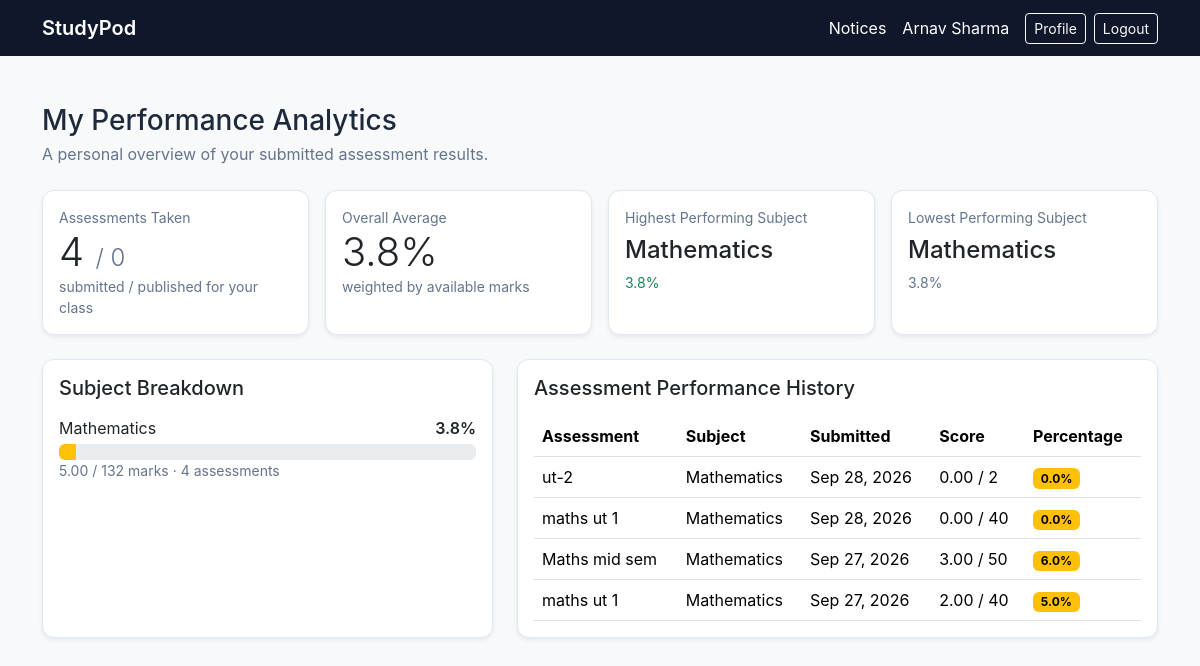
Before: /academics/student/analytics/ (signed in) with the older database file.
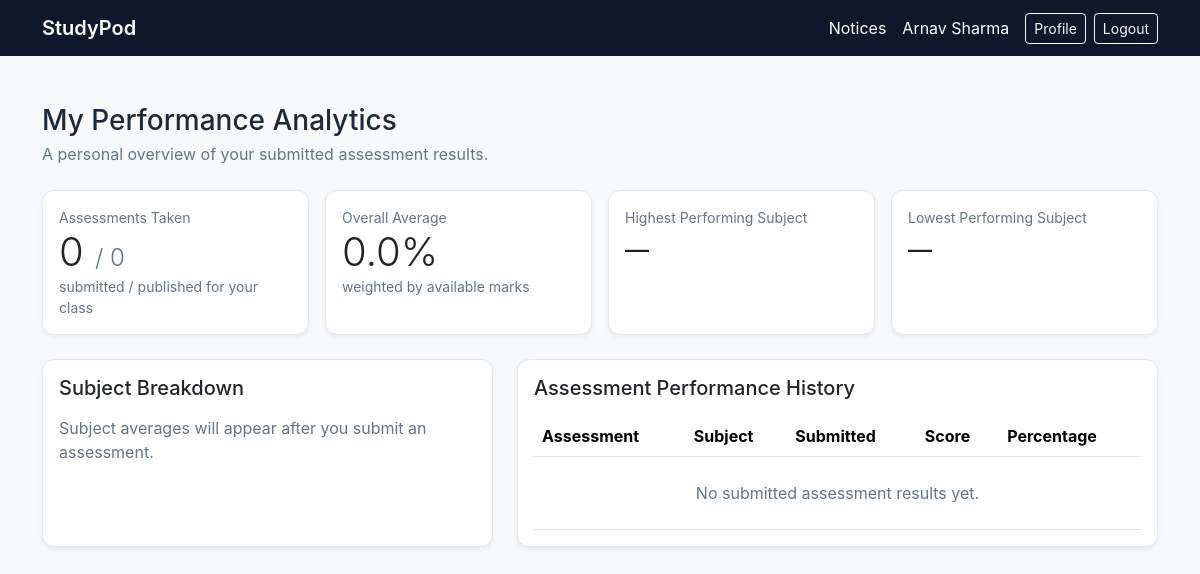
After: the same page with the newer database file.
### accounts/models.py (models this page shows, shortened)
class User(AbstractUser):
    class Role(models.TextChoices):
        TEACHER = "TEACHER", "Teacher"
        STUDENT = "STUDENT", "Student"
        PARENT = "PARENT", "Parent"
    role = models.CharField(
        max_length=10,
        choices=Role.choices,
        default=Role.STUDENT,
    )

### academics/models.py (models this page shows, shortened)
class Subject(models.Model):
    name = models.CharField(max_length=100)
    code = models.CharField(max_length=20, unique=True)

class Assessment(models.Model):
    class AssessmentType(models.TextChoices):
        TEST = "TEST", "Test"
        ASSIGNMENT = "ASSIGNMENT", "Assignment"
    class TimingMode(models.TextChoices):
        NONE = "NONE", "No Time Limit"
        ENTIRE_TEST = "ENTIRE_TEST", "Entire Test"
        PER_QUESTION = "PER_QUESTION", "Per Question"
    title = models.CharField(max_length=200)
    description = models.TextField(blank=True)
    teacher = models.ForeignKey(
        "accounts.TeacherProfile",
        on_delete=models.CASCADE,
        related_name="assessments"
    )
    student_class = models.ForeignKey(
        Class,
        on_delete=models.CASCADE,
        related_name="assessments"
    )
    subject = models.ForeignKey(
        Subject,
        on_delete=models.CASCADE,
        related_name="assessments"
    )
    assessment_type = models.CharField(
        max_length=20,
        choices=AssessmentType.choices
    )
    total_marks = models.PositiveIntegerField()
    is_published = models.BooleanField(default=False)
    max_attempts = models.PositiveIntegerField(default=1)
    shuffle_questions = models.BooleanField(default=False)
    show_results_immediately = models.BooleanField(default=True)
    results_released = models.BooleanField(default=False)
    passmark_percentage = models.FloatField(default=40.0)
    access_code = models.CharField(max_length=20, blank=True, null=True)
    instructions = models.TextField(blank=True)
    timing_mode = models.CharField(
        max_length=20,
        choices=TimingMode.choices,
        default=TimingMode.NONE
    )
    duration_hours = models.PositiveIntegerField(
        default=0
    )
    duration_minutes = models.PositiveIntegerField(
        default=0
    )
    available_from = models.DateTimeField(
        null=True,
        blank=True
    )
    due_date = models.DateTimeField(
        null=True,
        blank=True
    )
    created_at = models.DateTimeField(
        auto_now_add=True
    )

### exam_engine/models.py (models this page shows, shortened)
class AssessmentAttempt(models.Model):
    class Status(models.TextChoices):
        IN_PROGRESS = "IN_PROGRESS", "In Progress"
        SUBMITTED = "SUBMITTED", "Submitted"
        TIME_EXPIRED = "TIME_EXPIRED", "Time Expired"
        LOCKED = "LOCKED", "Locked"
        NEEDS_EVALUATION = "NEEDS_EVALUATION", "Needs Evaluation"
        EVALUATED = "EVALUATED", "Evaluated"
    assessment = models.ForeignKey(
        "academics.Assessment",
        on_delete=models.CASCADE,
        related_name="attempts"
    )
    student = models.ForeignKey(
        "accounts.StudentProfile",
        on_delete=models.CASCADE,
        related_name="assessment_attempts"
    )
    started_at = models.DateTimeField()
    expires_at = models.DateTimeField(
        null=True,
        blank=True
    )
    submitted_at = models.DateTimeField(
        null=True,
        blank=True
    )
    status = models.CharField(
        max_length=20,
        choices=Status.choices,
        default=Status.IN_PROGRESS
    )
    class Meta:
        ordering = ["-started_at", "-pk"]
        constraints = [
            models.UniqueConstraint(
                fields=["assessment", "student"],
                condition=Q(status="IN_PROGRESS"),
                name="unique_active_student_assessment_attempt",
            )
        ]

### academics/views.py (the view)
# urls.py: path("student/analytics/", views.student_analytics, name="student_analytics"),
@login_required
def student_analytics(request):
    is_parent = request.user.role == "PARENT"
    children = None
    selected_child = None
    if is_parent:
        children = request.user.parent_profile.students.select_related("student_class").order_by(
            "user__last_name", "user__first_name", "pk"
        )
        child_id = request.GET.get("student_id")
        selected_child = children.filter(pk=child_id).first() if child_id else children.first()
        if child_id and selected_child is None:
            return HttpResponseForbidden("You can only view a linked student's progress.")
        if selected_child is None:
            return HttpResponseForbidden("No student is linked to this parent account.")
        student = selected_child
    elif request.user.role == "STUDENT":
        student = request.user.student_profile
    else:
        return HttpResponseForbidden("Student analytics are available only to the signed-in student.")
    submitted_attempts = AssessmentAttempt.objects.filter(
        student=student,
        submitted_at__isnull=False,
    ).select_related("assessment__subject", "assessment__student_class")
    taken_stats = submitted_attempts.aggregate(
        taken=Count("pk"),
        total_available=Sum("assessment__total_marks"),
    )
    obtained = StudentAnswer.objects.filter(
        attempt__in=submitted_attempts,
    ).aggregate(total=Sum("awarded_marks"))["total"] or Decimal("0")
    total_available = taken_stats["total_available"] or 0
    average_percentage = (
        (Decimal(obtained) / Decimal(total_available) * Decimal("100"))
        if total_available else Decimal("0")
    )
    if student.student_class_id:
        assigned_stats = Assessment.objects.filter(
            student_class_id=student.student_class_id,
            is_published=True,
        ).aggregate(count=Count("pk"))
        subject_ids = submitted_attempts.values_list(
            "assessment__subject_id", flat=True
        ).distinct()
    else:
        assigned_stats = {"count": 0}
        subject_ids = Subject.objects.none().values_list("pk", flat=True)
    subject_breakdown = []
    for subject in Subject.objects.filter(pk__in=subject_ids).order_by("name"):
        subject_attempts = submitted_attempts.filter(assessment__subject=subject)
        stats = subject_attempts.aggregate(
            taken=Count("pk"),
            available=Sum("assessment__total_marks"),
        )
        marks = StudentAnswer.objects.filter(
            attempt__in=subject_attempts,
        ).aggregate(total=Sum("awarded_marks"))["total"] or Decimal("0")
        available = stats["available"] or 0
        percentage = Decimal(marks) / Decimal(available) * Decimal("100") if available else Decimal("0")
        subject_breakdown.append({
            "subject": subject,
            "assessments_taken": stats["taken"],
            "obtained_marks": marks,
            "total_marks": available,
            "percentage": percentage,
        })
    highest_subject = max(subject_breakdown, key=lambda row: row["percentage"], default=None)
    lowest_subject = min(subject_breakdown, key=lambda row: row["percentage"], default=None)
    history = []
    for attempt in submitted_attempts.annotate(
        analytics_score=Coalesce(
            Sum("answers__awarded_marks"),
            Value(Decimal("0.00")),
            output_field=DecimalField(max_digits=9, decimal_places=2),
        )
    ).order_by("-submitted_at", "-pk"):
        total = attempt.assessment.total_marks
        history.append({
            "attempt": attempt,
            "score": attempt.analytics_score,
            "total_marks": total,
            "percentage": (Decimal(attempt.analytics_score) / Decimal(total) * 100) if total else Decimal("0"),
        })
    return render(request, "academics/student_analytics.html", {
        "taken_count": taken_stats["taken"],
        "assigned_count": assigned_stats["count"],
        "average_percentage": average_percentage,
        "subject_breakdown": subject_breakdown,
        "highest_subject": highest_subject,
        "lowest_subject": lowest_subject,
        "history": history,
        "children": children,
        "selected_child": selected_child,
        "is_parent_view": is_parent,
    })

### academics/templates/academics/student_analytics.html (shortened to what this page needs)
{% extends "accounts/base.html" %}
{% block content %}
<div class="mb-4">
    <h1 class="h3 mb-1">{% if is_parent_view %}Student Progress{% else %}My Performance Analytics{% endif %}</h1>
    <p class="text-muted mb-0">{% if is_parent_view %}Assessment results for {{ selected_child.user.get_full_name|default:selected_child.user.username }}.{% else %}A personal overview of your submitted assessment results.{% endif %}</p>
</div>
<div class="row g-3 mb-4">
    <div class="col-md-6 col-xl-3"><div class="card h-100 shadow-sm"><div class="card-body"><div class="text-muted small">Assessments Taken</div><div class="display-6">{{ taken_count }} <span class="fs-4 text-muted">/ {{ assigned_count }}</span></div><div class="small text-muted">submitted / published for your class</div></div></div></div>
    <div class="col-md-6 col-xl-3"><div class="card h-100 shadow-sm"><div class="card-body"><div class="text-muted small">Overall Average</div><div class="display-6">{{ average_percentage|floatformat:1 }}%</div><div class="small text-muted">weighted by available marks</div></div></div></div>
    <div class="col-md-6 col-xl-3"><div class="card h-100 shadow-sm"><div class="card-body"><div class="text-muted small">Highest Performing Subject</div><div class="h4 mt-2">{% if highest_subject %}{{ highest_subject.subject.name }}{% else %}—{% endif %}</div>{% if highest_subject %}<div class="small text-success">{{ highest_subject.percentage|floatformat:1 }}%</div>{% endif %}</div></div></div>
    <div class="col-md-6 col-xl-3"><div class="card h-100 shadow-sm"><div class="card-body"><div class="text-muted small">Lowest Performing Subject</div><div class="h4 mt-2">{% if lowest_subject %}{{ lowest_subject.subject.name }}{% else %}—{% endif %}</div>{% if lowest_subject %}<div class="small text-muted">{{ lowest_subject.percentage|floatformat:1 }}%</div>{% endif %}</div></div></div>
</div>
<div class="row g-4">
    <section class="col-lg-5">
        <div class="card shadow-sm h-100">
            <div class="card-body">
                <h2 class="h5 mb-3">Subject Breakdown</h2>
                {% for row in subject_breakdown %}
                <div class="mb-3">
                    <div class="d-flex justify-content-between mb-1"><span>{{ row.subject.name }}</span><span class="fw-semibold">{{ row.percentage|floatformat:1 }}%</span></div>
                    <div class="progress" role="progressbar" aria-label="{{ row.subject.name }} average" aria-valuenow="{{ row.percentage|floatformat:0 }}" aria-valuemin="0" aria-valuemax="100">
                        <div class="progress-bar {% if row.percentage < 50 %}bg-warning{% endif %}" style="width: {{ row.percentage|floatformat:0 }}%"></div>
                    </div>
                    <div class="small text-muted">{{ row.obtained_marks|floatformat:2 }} / {{ row.total_marks }} marks · {{ row.assessments_taken }} assessment{{ row.assessments_taken|pluralize }}</div>
                </div>
                {% empty %}<p class="text-muted mb-0">Subject averages will appear after you submit an assessment.</p>{% endfor %}
            </div>
        </div>
    </section>
    <section class="col-lg-7">
        <div class="card shadow-sm">
            <div class="card-body">
                <h2 class="h5 mb-3">Assessment Performance History</h2>
                <div class="table-responsive">
                    <table class="table table-hover align-middle mb-0">
                        <thead><tr><th>Assessment</th><th>Subject</th><th>Submitted</th><th>Score</th><th>Percentage</th></tr></thead>
                        <tbody>
                            {% for row in history %}
                            <tr>
                                <td>{{ row.attempt.assessment.title }}</td>
                                <td>{{ row.attempt.assessment.subject.name }}</td>
                                <td>{{ row.attempt.submitted_at|date:"M j, Y" }}</td>
                                <td>{{ row.score|floatformat:2 }} / {{ row.total_marks }}</td>
                                <td><span class="badge {% if row.percentage < 50 %}text-bg-warning{% else %}text-bg-success{% endif %}">{{ row.percentage|floatformat:1 }}%</span></td>
                            </tr>
                            {% empty %}<tr><td colspan="5" class="text-center text-muted py-4">No submitted assessment results yet.</td></tr>{% endfor %}
                        </tbody>
                    </table>
                </div>
            </div>
        </div>
    </section>
</div>
{% endblock %}

### accounts/templates/accounts/base.html (shortened to what this page needs)
<!DOCTYPE html>
<html lang="en">
<head>
    <link href="https://cdn.jsdelivr.net/npm/bootstrap@5.3.3/dist/css/bootstrap.min.css" rel="stylesheet">
</head>
<body class="bg-light">
    <nav class="navbar navbar-dark bg-dark">
        <div class="container d-flex justify-content-between">
            {% if user.is_authenticated %}
                <a href="{% url 'dashboard' %}" class="navbar-brand fw-semibold">StudyPod</a>
                <div class="d-flex flex-wrap align-items-center gap-2">
                    <a href="{% url 'notices' %}" class="text-white text-decoration-none me-2">Notices</a>
                    <span class="text-white me-2">{{ user.get_full_name|default:user.username }}</span>
                    <a href="{% url 'profile' %}" class="btn btn-outline-light btn-sm">Profile</a>
                    <a href="{% url 'logout' %}" class="btn btn-outline-light btn-sm">Logout</a>
                </div>
            {% endif %}
        </div>
    </nav>
    <main class="container py-5">
        {% block content %}{% endblock %}
    </main>
</body>
</html>

### accounts/templates/accounts/base.html (style rules this page uses)
:root { --sp-primary: #2563eb; --sp-navy: #0f172a; --sp-background: #f8fafc; --sp-text: #1e293b; --sp-muted: #64748b; --sp-border: #e2e8f0; }
body { background: var(--sp-background); color: var(--sp-text); font-family: -apple-system, BlinkMacSystemFont, "Segoe UI", sans-serif; }
.navbar.bg-dark { background-color: var(--sp-navy) !important; }
h1, h2, h3, h4, h5, h6 { color: var(--sp-navy); font-weight: 600; }
.card { background-color: #fff; border: 1px solid var(--sp-border); border-radius: 12px; box-shadow: 0 2px 8px rgb(15 23 42 / 5%); }
a:not(.btn):not(.navbar-brand) { color: var(--sp-primary); }
.navbar a:not(.btn):not(.navbar-brand) { color: #fff; }
.text-muted { color: var(--sp-muted) !important; }

Changed rows visible on the page:
no longer on this page (row unchanged): Subject: subject.name "Mathematics", percentage "3.8", obtained_marks "5.00", total_marks "132", assessments_taken "4"
removed AssessmentAttempt: attempt.assessment "ut-2", attempt.assessment.subject.name "Mathematics", attempt.submitted_at "Sep 28, 2026", score "0.00", total_marks "2", percentage "0.0"
removed AssessmentAttempt: attempt.assessment "maths ut 1", attempt.assessment.subject.name "Mathematics", attempt.submitted_at "Sep 28, 2026", score "0.00", total_marks "40", percentage "0.0"
removed AssessmentAttempt: attempt.assessment "Maths mid sem", attempt.assessment.subject.name "Mathematics", attempt.submitted_at "Sep 27, 2026", score "3.00", total_marks "50", percentage "6.0"
removed AssessmentAttempt: attempt.assessment "maths ut 1", attempt.assessment.subject.name "Mathematics", attempt.submitted_at "Sep 27, 2026", score "2.00", total_marks "40", percentage "5.0"
Other visible differences:
{{ taken_count }}: "4" → "0"
{{ average_percentage|floatformat:1 }}: "3.8" → "0.0"
{{ highest_subject.percentage|floatformat:1 }}: "3.8" → (not shown)
{{ lowest_subject.percentage|floatformat:1 }}: "3.8" → (not shown)
text now shown: "— — Subject averages will appear after you submit an assessment. No submitted assessment results yet."
